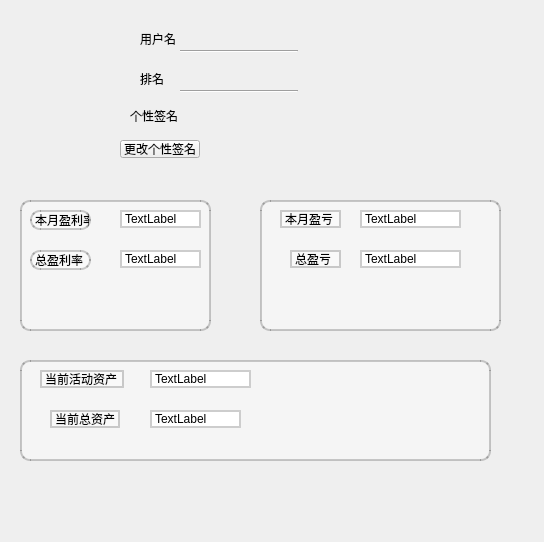
<?xml version="1.0" encoding="UTF-8"?>
<ui version="4.0">
 <class>Personpage</class>
 <widget class="QWidget" name="Personpage">
  <property name="geometry">
   <rect>
    <x>0</x>
    <y>0</y>
    <width>544</width>
    <height>542</height>
   </rect>
  </property>
  <property name="windowTitle">
   <string>Form</string>
  </property>
  <property name="styleSheet">
   <string notr="true"/>
  </property>
  <widget class="QPushButton" name="changeintroduction">
   <property name="geometry">
    <rect>
     <x>120</x>
     <y>140</y>
     <width>80</width>
     <height>18</height>
    </rect>
   </property>
   <property name="styleSheet">
    <string notr="true"/>
   </property>
   <property name="text">
    <string>更改个性签名</string>
   </property>
  </widget>
  <widget class="QLabel" name="label">
   <property name="geometry">
    <rect>
     <x>130</x>
     <y>100</y>
     <width>61</width>
     <height>31</height>
    </rect>
   </property>
   <property name="text">
    <string>个性签名</string>
   </property>
  </widget>
  <widget class="QTextEdit" name="personalDescribeEdit">
   <property name="geometry">
    <rect>
     <x>120</x>
     <y>50</y>
     <width>281</width>
     <height>31</height>
    </rect>
   </property>
   <property name="styleSheet">
    <string notr="true">background-color:transparent;
color: rgb(255, 255, 255);
</string>
   </property>
  </widget>
  <widget class="QFrame" name="personage_frame1">
   <property name="geometry">
    <rect>
     <x>20</x>
     <y>200</y>
     <width>191</width>
     <height>131</height>
    </rect>
   </property>
   <property name="styleSheet">
    <string notr="true">
 QFrame {
                background-color: rgba(255, 255, 255, 100);
                border-radius: 10px;
                border: 2px solid rgba(0, 0, 0, 50);
           
            }
</string>
   </property>
   <property name="frameShape">
    <enum>QFrame::NoFrame</enum>
   </property>
   <property name="frameShadow">
    <enum>QFrame::Raised</enum>
   </property>
   <widget class="QLabel" name="profitRateMonth">
    <property name="geometry">
     <rect>
      <x>10</x>
      <y>10</y>
      <width>61</width>
      <height>20</height>
     </rect>
    </property>
    <property name="text">
     <string>本月盈利率</string>
    </property>
   </widget>
   <widget class="QLabel" name="profitRateMonthContent">
    <property name="geometry">
     <rect>
      <x>100</x>
      <y>10</y>
      <width>81</width>
      <height>18</height>
     </rect>
    </property>
    <property name="styleSheet">
     <string notr="true">background-color: rgb(255, 255, 255);</string>
    </property>
    <property name="text">
     <string>TextLabel</string>
    </property>
   </widget>
   <widget class="QLabel" name="profitRateTotal">
    <property name="geometry">
     <rect>
      <x>10</x>
      <y>50</y>
      <width>61</width>
      <height>20</height>
     </rect>
    </property>
    <property name="text">
     <string>总盈利率</string>
    </property>
   </widget>
   <widget class="QLabel" name="profitRateTotalContent">
    <property name="geometry">
     <rect>
      <x>100</x>
      <y>50</y>
      <width>81</width>
      <height>18</height>
     </rect>
    </property>
    <property name="styleSheet">
     <string notr="true">background-color: rgb(255, 255, 255);</string>
    </property>
    <property name="text">
     <string>TextLabel</string>
    </property>
   </widget>
  </widget>
  <widget class="QFrame" name="personage_Frame2">
   <property name="geometry">
    <rect>
     <x>260</x>
     <y>200</y>
     <width>241</width>
     <height>131</height>
    </rect>
   </property>
   <property name="styleSheet">
    <string notr="true">
 QFrame {
                background-color: rgba(255, 255, 255, 100);
                border-radius: 10px;
                border: 2px solid rgba(0, 0, 0, 50);
           
            }
</string>
   </property>
   <property name="frameShape">
    <enum>QFrame::StyledPanel</enum>
   </property>
   <property name="frameShadow">
    <enum>QFrame::Raised</enum>
   </property>
   <widget class="QLabel" name="phaseMonth">
    <property name="geometry">
     <rect>
      <x>20</x>
      <y>10</y>
      <width>61</width>
      <height>18</height>
     </rect>
    </property>
    <property name="text">
     <string>本月盈亏</string>
    </property>
   </widget>
   <widget class="QLabel" name="phaseMonthContent">
    <property name="geometry">
     <rect>
      <x>100</x>
      <y>10</y>
      <width>101</width>
      <height>18</height>
     </rect>
    </property>
    <property name="styleSheet">
     <string notr="true">background-color: rgb(255, 255, 255);</string>
    </property>
    <property name="text">
     <string>TextLabel</string>
    </property>
   </widget>
   <widget class="QLabel" name="phaseTotal">
    <property name="geometry">
     <rect>
      <x>30</x>
      <y>50</y>
      <width>51</width>
      <height>18</height>
     </rect>
    </property>
    <property name="text">
     <string>总盈亏</string>
    </property>
   </widget>
   <widget class="QLabel" name="phaseTotalContent">
    <property name="geometry">
     <rect>
      <x>100</x>
      <y>50</y>
      <width>101</width>
      <height>18</height>
     </rect>
    </property>
    <property name="styleSheet">
     <string notr="true">background-color: rgb(255, 255, 255);</string>
    </property>
    <property name="text">
     <string>TextLabel</string>
    </property>
   </widget>
  </widget>
  <widget class="QFrame" name="personage_frame3">
   <property name="geometry">
    <rect>
     <x>20</x>
     <y>360</y>
     <width>471</width>
     <height>101</height>
    </rect>
   </property>
   <property name="styleSheet">
    <string notr="true">QFrame
{
background-color:rgb(255, 255, 255);
border-radius:20px;
border:1px rgb(231, 231, 231);

}

 QFrame {
                background-color: rgba(255, 255, 255, 100);
                border-radius: 10px;
                border: 2px solid rgba(0, 0, 0, 50);
         
            }
</string>
   </property>
   <property name="frameShape">
    <enum>QFrame::StyledPanel</enum>
   </property>
   <property name="frameShadow">
    <enum>QFrame::Raised</enum>
   </property>
   <widget class="QLabel" name="balanceMonth">
    <property name="geometry">
     <rect>
      <x>20</x>
      <y>10</y>
      <width>84</width>
      <height>18</height>
     </rect>
    </property>
    <property name="text">
     <string>当前活动资产</string>
    </property>
   </widget>
   <widget class="QLabel" name="balanceMonthContent">
    <property name="geometry">
     <rect>
      <x>130</x>
      <y>10</y>
      <width>101</width>
      <height>18</height>
     </rect>
    </property>
    <property name="styleSheet">
     <string notr="true">background-color: rgb(255, 255, 255);</string>
    </property>
    <property name="text">
     <string>TextLabel</string>
    </property>
   </widget>
   <widget class="QLabel" name="balanceTotal">
    <property name="geometry">
     <rect>
      <x>30</x>
      <y>50</y>
      <width>70</width>
      <height>18</height>
     </rect>
    </property>
    <property name="text">
     <string>当前总资产</string>
    </property>
   </widget>
   <widget class="QLabel" name="balanceTotalContent">
    <property name="geometry">
     <rect>
      <x>130</x>
      <y>50</y>
      <width>91</width>
      <height>18</height>
     </rect>
    </property>
    <property name="styleSheet">
     <string notr="true">background-color: rgb(255, 255, 255);</string>
    </property>
    <property name="text">
     <string>TextLabel</string>
    </property>
   </widget>
  </widget>
  <widget class="QLabel" name="trackedCount">
   <property name="geometry">
    <rect>
     <x>200</x>
     <y>70</y>
     <width>41</width>
     <height>18</height>
    </rect>
   </property>
   <property name="styleSheet">
    <string notr="true">background-color: transparent;
color:white;

</string>
   </property>
   <property name="text">
    <string/>
   </property>
  </widget>
  <widget class="QLabel" name="userNameTitle">
   <property name="geometry">
    <rect>
     <x>140</x>
     <y>30</y>
     <width>42</width>
     <height>18</height>
    </rect>
   </property>
   <property name="text">
    <string>用户名</string>
   </property>
  </widget>
  <widget class="QLabel" name="userName">
   <property name="geometry">
    <rect>
     <x>190</x>
     <y>30</y>
     <width>61</width>
     <height>18</height>
    </rect>
   </property>
   <property name="styleSheet">
    <string notr="true">background-color:transparent;
color:white;</string>
   </property>
   <property name="text">
    <string/>
   </property>
  </widget>
  <widget class="QLabel" name="trackedCountTitle">
   <property name="geometry">
    <rect>
     <x>140</x>
     <y>70</y>
     <width>28</width>
     <height>18</height>
    </rect>
   </property>
   <property name="text">
    <string>排名</string>
   </property>
  </widget>
  <widget class="QLabel" name="userPicLabel">
   <property name="geometry">
    <rect>
     <x>20</x>
     <y>30</y>
     <width>91</width>
     <height>81</height>
    </rect>
   </property>
   <property name="styleSheet">
    <string notr="true"/>
   </property>
   <property name="text">
    <string/>
   </property>
   <property name="pixmap">
    <pixmap resource="GroupLogo.qrc">:/new/logo/photos/logo.jpg</pixmap>
   </property>
  </widget>
  <widget class="QLabel" name="personBaclabel">
   <property name="geometry">
    <rect>
     <x>-10</x>
     <y>-110</y>
     <width>811</width>
     <height>761</height>
    </rect>
   </property>
   <property name="styleSheet">
    <string notr="true">QWidget {
              background-image: url(:/new/personback/photos/backg.jpg);
              background-color: transparent;
               opacity: 0.8;
 // 设置透明度，值范围为 0（完全透明）到 1（不透明）
              };

</string>
   </property>
   <property name="text">
    <string/>
   </property>
   <property name="pixmap">
    <pixmap resource="page1.qrc">:/photos/back2.jpg</pixmap>
   </property>
  </widget>
  <widget class="Line" name="line">
   <property name="geometry">
    <rect>
     <x>180</x>
     <y>50</y>
     <width>118</width>
     <height>3</height>
    </rect>
   </property>
   <property name="styleSheet">
    <string notr="true">color: rgb(33, 84, 118);</string>
   </property>
   <property name="orientation">
    <enum>Qt::Horizontal</enum>
   </property>
  </widget>
  <widget class="Line" name="line_2">
   <property name="geometry">
    <rect>
     <x>180</x>
     <y>90</y>
     <width>118</width>
     <height>3</height>
    </rect>
   </property>
   <property name="orientation">
    <enum>Qt::Horizontal</enum>
   </property>
  </widget>
  <zorder>personBaclabel</zorder>
  <zorder>changeintroduction</zorder>
  <zorder>label</zorder>
  <zorder>personalDescribeEdit</zorder>
  <zorder>personage_frame1</zorder>
  <zorder>personage_Frame2</zorder>
  <zorder>personage_frame3</zorder>
  <zorder>userNameTitle</zorder>
  <zorder>userName</zorder>
  <zorder>trackedCountTitle</zorder>
  <zorder>userPicLabel</zorder>
  <zorder>trackedCount</zorder>
  <zorder>line</zorder>
  <zorder>line_2</zorder>
 </widget>
 <resources>
  <include location="page1.qrc"/>
  <include location="GroupLogo.qrc"/>
 </resources>
 <connections/>
</ui>
